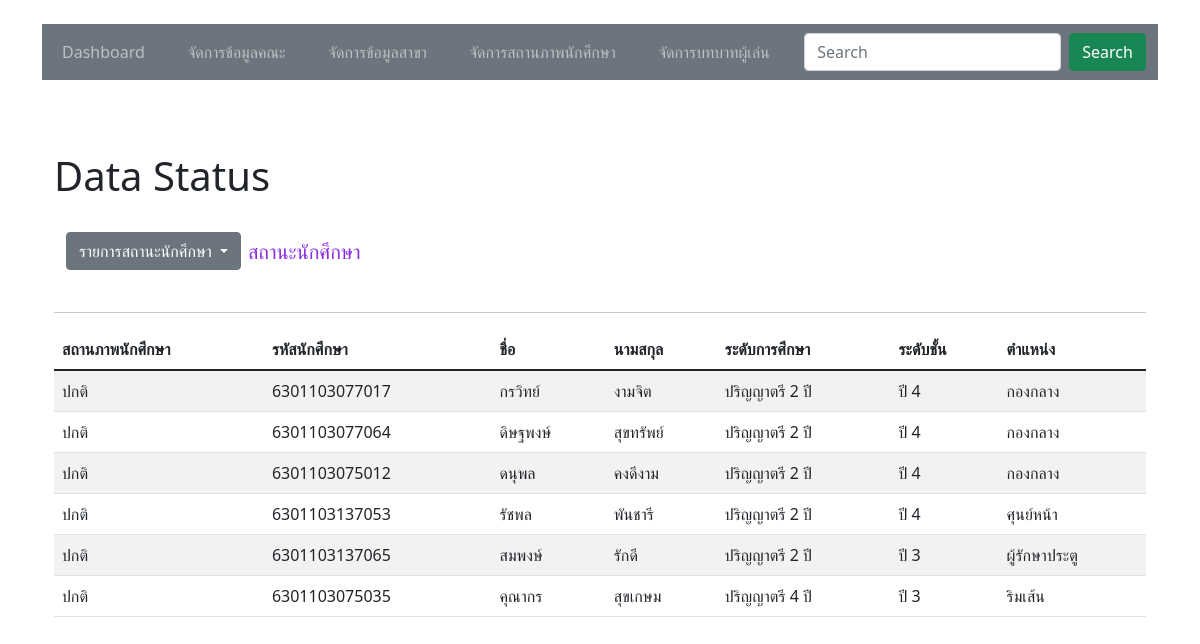
Page /dataStatus.php?statusId=1 on the committed database.
### tables this page shows
CREATE TABLE `students` (
  `stId` int(11) NOT NULL,
  `studentId` varchar(13) NOT NULL,
  `firstName` varchar(255) NOT NULL,
  `lastName` varchar(255) NOT NULL,
  `personId` varchar(13) NOT NULL,
  `birthDate` date DEFAULT NULL,
  `phone` varchar(13) DEFAULT NULL,
  `address` varchar(255) DEFAULT NULL,
  `scholarshipId` int(11) NOT NULL,
  `statusId` int(11) NOT NULL,
  `awards` varchar(255) DEFAULT NULL,
  `study` varchar(255) DEFAULT NULL,
  `class` varchar(255) DEFAULT NULL,
  `majorId` int(11) NOT NULL,
  `fatherName` varchar(255) DEFAULT NULL,
  `fPhone` varchar(10) DEFAULT NULL,
  `motherName` varchar(255) DEFAULT NULL,
  `mPhone` varchar(10) DEFAULT NULL,
  `clubName` varchar(255) DEFAULT NULL,
  `position` varchar(255) DEFAULT NULL,
  `size` varchar(10) DEFAULT NULL,
  `number` varchar(4) DEFAULT NULL,
  `userRole` varchar(10) NOT NULL,
  `roleId` int(11) NOT NULL,
  `password` varchar(255) DEFAULT NULL,
  `image` varchar(255) DEFAULT NULL
);

CREATE TABLE `st_status` (
  `statusId` int(11) NOT NULL,
  `status` varchar(255) NOT NULL,
  `description` varchar(255) DEFAULT NULL
);

### dataStatus.php (the view, shortened to what this page needs)
<?php
require_once 'config/connect.php';
?>
<!DOCTYPE html>
<html lang="en">
<head>
  <link href="https://cdn.jsdelivr.net/npm/bootstrap@5.1.3/dist/css/bootstrap.min.css" rel="stylesheet">
  <link rel="stylesheet" href="https://cdn.datatables.net/1.11.5/css/jquery.dataTables.min.css">
</head>
<body>
  <div class="container mt-4 mb-4">
    <nav class="navbar navbar-expand-lg navbar-dark bg-secondary">
      <div class="container-fluid">
        <ul class="navbar-nav mb-2 mb-lg-0">
          <li class="nav-item fw-normal">
            <a class="nav-link" aria-current="page" href="dashboard.php">Dashboard</a>
          </li>
        </ul>
        <ul class="navbar-nav mb-2 mb-lg-0">
          <li class="nav-item fw-normal">
            <a class="nav-link" href="facultyPage.php">จัดการข้อมูลคณะ</a>
          </li>
        </ul>
        <ul class="navbar-nav mb-2 mb-lg-0">
          <li class="nav-item fw-normal">
            <a class="nav-link" href="majorPage.php">จัดการข้อมูลสาขา</a>
          </li>
        </ul>
        <ul class="navbar-nav mb-2 mb-lg-0">
          <li class="nav-item fw-normal">
            <a class="nav-link" href="statusPage.php">จัดการสถานภาพนักศึกษา</a>
          </li>
        </ul>
        <ul class="navbar-nav mb-2 mb-lg-0">
          <li class="nav-item fw-normal">
            <a class="nav-link" href="rolePage.php">จัดการบทบาทผู้เล่น</a>
          </li>
        </ul>
        <ul class="navbar-nav mb-2 mb-lg-0">
          <form class="d-flex">
            <input class="form-control me-2" type="search" placeholder="Search" aria-label="Search">
            <button class="btn btn-success" type="submit">Search</button>
          </form>
        </ul>
      </div>
    </nav>
    <br>
  </div>
  <div class="container-sm">
    <div class="container mt-5">
      <div class="row">
        <div class="col-md-6">
          <h1>Data Status</h1>
        </div>
      </div>
      <br>
      <div class="container">
        <div class="row">
          <div class="col-md-2">
            <div class="dropdown">
              <button class="btn btn-secondary dropdown-toggle" type="button" id="dropdownMenuButton1" data-bs-toggle="dropdown" aria-expanded="false">
                รายการสถานะนักศึกษา
              </button>
            </div>
          </div>
          <div class="col-md-2 mt-2 text-left" style="color:blueviolet;">
            <h5>สถานะนักศึกษา</h5>
          </div>
        </div>
      </div>
      <br>
      <hr>
      <table class="table table-striped">
        <thead>
          <tr>
            <th scope="col">สถานภาพนักศึกษา</th>
            <th scope="col">รหัสนักศึกษา</th>
            <th scope="col">ชื่อ</th>
            <th scope="col">นามสกุล</th>
            <th scope="col">ระดับการศึกษา</th>
            <th scope="col">ระดับชั้น</th>
            <th scope="col">ตำแหน่ง</th>
          </tr>
        </thead>
        <tbody>
          <?php
          if (isset($_GET['statusId'])) {
            $statusId = $_GET['statusId'];
            $sql = $conn->query("SELECT students.*, st_status.status
                                    FROM students
                                    INNER JOIN st_status ON students.statusId=st_status.statusId
                                    WHERE students.statusId=$statusId
                                    AND students.userRole!='admin'");
            $sql->execute();
            $data = $sql->fetchAll();
          }
          if (!$data) {
            echo "<tr><td colspan='7' class='text-center'>No Data found</td></tr>";
          } else {
            foreach ($data as $stat) {
          ?>
              <tr>
                <td><?= $stat['status']; ?></td>
                <td><?= $stat['studentId']; ?></td>
                <td><?= $stat['firstName']; ?></td>
                <td><?= $stat['lastName']; ?></td>
                <td><?= $stat['study']; ?></td>
                <td><?= $stat['class']; ?></td>
                <td><?= $stat['position']; ?></td>
              </tr>
          <?php }
          } ?>
        </tbody>
      </table>
    </div>
  </div>
</body>
</html>

### rows in the picture
students: statusId.status "ปกติ", studentId "6301103077017", firstName "กรวิทย์", lastName "งามจิต", study "ปริญญาตรี 2 ปี", class "ปี 4", position "กองกลาง"
students: statusId.status "ปกติ", studentId "6301103077064", firstName "ดิษฐพงษ์", lastName "สุขทรัพย์", study "ปริญญาตรี 2 ปี", class "ปี 4", position "กองกลาง"
students: statusId.status "ปกติ", studentId "6301103075012", firstName "ดนุพล", lastName "คงดีงาม", study "ปริญญาตรี 2 ปี", class "ปี 4", position "กองกลาง"
students: statusId.status "ปกติ", studentId "6301103137053", firstName "รัชพล", lastName "พันชารี", study "ปริญญาตรี 2 ปี", class "ปี 4", position "ศุนย์หน้า"
students: statusId.status "ปกติ", studentId "6301103137065", firstName "สมพงษ์", lastName "รักดี", study "ปริญญาตรี 2 ปี", class "ปี 3", position "ผู้รักษาประตู"
students: statusId.status "ปกติ", studentId "6301103075035", firstName "คุณากร", lastName "สุขเกษม", study "ปริญญาตรี 4 ปี", class "ปี 3", position "ริมเส้น"
